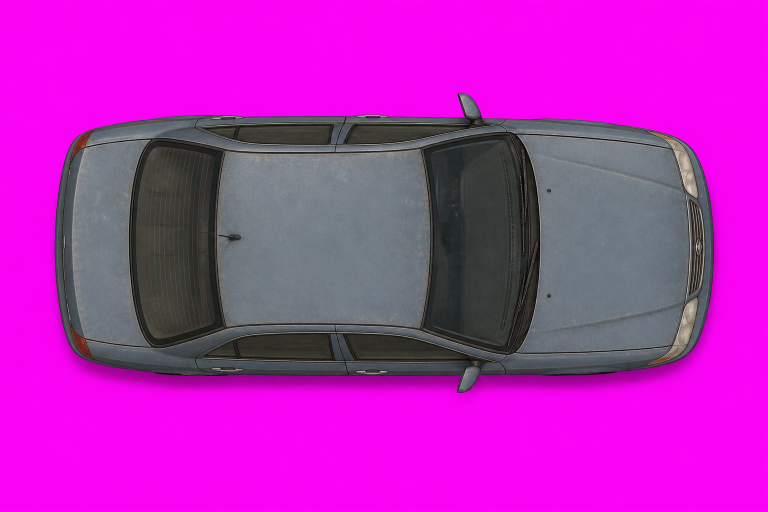
#> input picture assets/incoming/main/sedan_grey.png, 1536 x 1024 px, found by its file name (shown at 1/2 size)
$ python process_vehicles.py
#> lines starting #> are read from the running program, lines starting #| are printed output that depends on the picture; after the words box and inside, x2 and y2 are one past the last pixel; in counts of white or black regions, pixels touching at a corner belong together
#!/usr/bin/env python3
# file: process_vehicles.py (top-down-tactical/tools)
# version: 1.0
# author: Sam Cao
# created: 2026-08-16
# last_updated: 2026-08-16
# description: Turn the raw vehicle damage-ladder drops into game-ready sprites and a QA record. Crops to the alpha bounding box, fits the tile contract preserving aspect, normalises the alpha ceiling, encodes WebP, and writes assets/source/vehicles/ plus a qa json in the batch-1 format.
# ai_update: Update last_updated and bump version. Append changelog at bottom. Keep FOOTPRINT and QUALITY in step with what the engine actually draws.
"""
Why WebP and not PNG
--------------------
The vehicle art is photographic, so it quantises far worse than the vegetation
did — an indexed 256x128 car is ~32KB against the oak's 8KB, and sixteen of them
is 705KB of base64 on a 530KB file. Dropping to 1x would fix the payload and
ruin the picture: the camera sits at 1.6x zoom by default and goes to 3.0x, so
1x art is upscaled on almost every frame the player sees.

WebP at quality 85 holds full 2x resolution for the payload of 1x PNG — 241KB
of base64 rather than 705KB — with alpha intact. The build constraint is one
self-contained file with no external requests, which a data: URI satisfies in
any format; nothing in it requires PNG.

The tile contract
-----------------
One world tile is 32px and art is authored at 2x, so a 4x2-tile car is 128x64
in the world and 256x128 in the delivered sprite. The maps also carry 2x1-tile
cars; both footprints are 2:1, so ONE sprite serves both and the engine scales
it to whatever tile extent the vehicle occupies. Aspect is preserved on fit —
the art is ~2.16:1 against a 2:1 box, so a car keeps a little margin across its
width, which is correct: a car is narrower than two full tiles.
"""
import argparse
import io
import json
import os

import numpy as np
from PIL import Image, ImageFilter

FOOTPRINT = (256, 128)      # 4x2 tiles at 2x; the 2x1 cars scale down from this
QUALITY = 85
LADDERS = {
    "sedan_grey": ["sedan_grey", "sedan_grey_glass_out", "sedan_grey_shot_up", "car_wreck"],
    "panel_van":  ["panel_van", "panel_van_glass_out", "panel_van_shot_up", "panel_van_wreck"],
    "pickup":     ["pickup", "pickup_glass_out", "pickup_shot_up", "pickup_wreck"],
    "sedan_red":  ["sedan_red", "sedan_red_glass_out", "sedan_red_shot_up", "sedan_red_wreck"],
}
STATES = ["intact", "glass_out", "shot_up", "wreck"]
DIRS = {"sedan_grey": "grey-sedan", "panel_van": "panel-van",
        "pickup": "pickup", "sedan_red": "red-sedan"}


def prepare(path, box):
    """Crop to the art, fit the tile box preserving aspect, square up the alpha."""
#> called with box = (256, 128)
    im = Image.open(path).convert("RGBA")
    a = np.asarray(im)
    ys, xs = np.nonzero(a[:, :, 3] > 20)
    im = im.crop((int(xs.min()), int(ys.min()), int(xs.max()) + 1, int(ys.max()) + 1))
    src_wh = im.size
#> src_wh = (1536, 1024)
    scale = min(box[0] / im.width, box[1] / im.height)
#> scale = 0.125
    nw, nh = max(1, round(im.width * scale)), max(1, round(im.height * scale))
#> nw = 192; nh = 128
    im = im.resize((nw, nh), Image.LANCZOS)
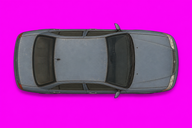
#> im: PIL image 192x128 RGBA; mean R, G, B, A 181.2, 40.6, 181.1, 255
    out = Image.new("RGBA", box, (0, 0, 0, 0))
#> out: PIL image 256x128 RGBA; every value is 0
    out.paste(im, ((box[0] - nw) // 2, (box[1] - nh) // 2))
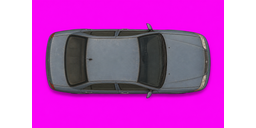
#> out: PIL image 256x128 RGBA; mean R, G, B, A 135.9, 30.4, 135.9, 191.2; transparent parts drawn white

    # The drops top out at alpha 252-253 rather than 255, so nothing in them is
    # ever fully opaque. Invisible in isolation, but it means every car draws
    # through a needless blend. Rescale so the body is genuinely solid.
    arr = np.asarray(out).copy()
    ceiling = int(arr[:, :, 3].max())
#> ceiling = 255
    if 0 < ceiling < 255:
        arr[:, :, 3] = np.clip(arr[:, :, 3].astype(np.uint16) * 255 // ceiling, 0, 255).astype(np.uint8)
    return Image.fromarray(arr, "RGBA"), src_wh, ceiling, (nw, nh)


def encode(im, quality):
    buf = io.BytesIO()
    im.save(buf, "WEBP", quality=quality, method=6)
    return buf.getvalue()


def main():
    ap = argparse.ArgumentParser()
    ap.add_argument("--incoming", default="assets/incoming/cars/damage-ladders-v1")
    ap.add_argument("--out", default="assets/source/vehicles")
    ap.add_argument("--quality", type=int, default=QUALITY)
    a = ap.parse_args()
    os.makedirs(a.out, exist_ok=True)

    qa, total = {}, 0
    for vehicle, files in LADDERS.items():
        for state, stem in zip(STATES, files):
            src = os.path.join(a.incoming, DIRS[vehicle], stem + ".png")
            im, src_wh, ceiling, fitted = prepare(src, FOOTPRINT)
#> src_wh = (1536, 1024); ceiling = 255; fitted = (192, 128)
            blob = encode(im, a.quality)
            name = f"{vehicle}__{state}.webp"
            with open(os.path.join(a.out, name), "wb") as fh:
                fh.write(blob)
            total += len(blob)
#> total = 2204

            arr = np.asarray(im)
            al = arr[:, :, 3]
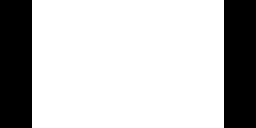
#> al: shape (128, 256); 75% white; 2 black regions, box (x1, y1, x2, y2) and area: (0, 0, 32, 128) 4096, (224, 0, 256, 128) 4096
            vis = al > 127
            qa[f"{vehicle}/{state}"] = {
                "source": os.path.relpath(src),
                "source_size": list(src_wh),
                "output_size": list(FOOTPRINT),
                "world_size": [FOOTPRINT[0] // 2, FOOTPRINT[1] // 2],
                "tiles": [FOOTPRINT[0] / 64, FOOTPRINT[1] / 64],
                "fitted_size": list(fitted),
                "alpha_source": "native-alpha",
                "alpha_ceiling_in_source": ceiling,
                "transparent_corners": bool(al[0, 0] == 0 and al[0, -1] == 0
                                            and al[-1, 0] == 0 and al[-1, -1] == 0),
                "visible_fraction": round(float(np.mean(al > 0)), 4),
                "partial_alpha_fraction": round(float(np.mean((al > 0) & (al < 255))), 4),
                "opaque_rgb_average": [int(v) for v in arr[:, :, :3][vis].mean(axis=0)],
                "encoding": f"webp q{a.quality}",
                "file_bytes": len(blob),
            }

    with open(os.path.join(a.out, "vehicles_batch2.qa.json"), "w") as fh:
        json.dump(qa, fh, indent=2)

    print(f"{len(qa)} sprites -> {a.out}")
    print(f"  raw {total / 1024:.0f}K   base64 {total * 1.37 / 1024:.0f}K")
    anchors = {"metal": (120, 135, 146), "floor": (48, 59, 70)}
    print(f"  palette anchors: metal {anchors['metal']}, floor {anchors['floor']}")
    for k, v in qa.items():
        avg = v["opaque_rgb_average"]
        flag = "  <-- BRIGHT vs anchors" if sum(avg) / 3 > 150 else ""
        print(f"    {k:28} {str(avg):>18} {v['file_bytes'] / 1024:6.1f}K{flag}")


if __name__ == "__main__":
#> (the run stopped early here; a loop or call above may not have finished)
